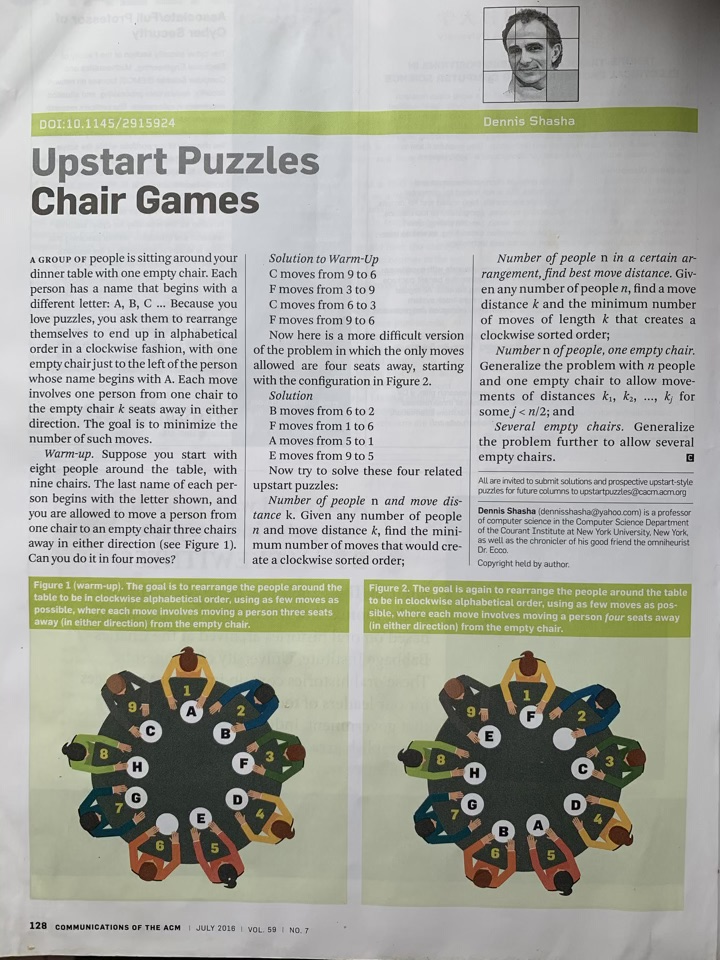
#> input picture images/text1.jpg, 720 x 960 px; its folder holds only this picture in this run
$ jupyter execute --allow-errors 'Separate text from background.ipynb'   (older library calls are emulated)
#> lines starting #> are read from the running program, lines starting #| are printed output that depends on the picture; after the words box and inside, x2 and y2 are one past the last pixel; in counts of white or black regions, pixels touching at a corner belong together
### utils.py
import cv2
from IPython import display
import PIL


def cv2_imshow(a):
  """A replacement for cv2.imshow() for use in Jupyter notebooks.
  Args:
    a : np.ndarray. shape (N, M) or (N, M, 1) is an NxM grayscale image. shape
      (N, M, 3) is an NxM BGR color image. shape (N, M, 4) is an NxM BGRA color
      image.
  """
  a = a.clip(0, 255).astype('uint8')
  # cv2 stores colors as BGR; convert to RGB
  if a.ndim == 3:
    if a.shape[2] == 4:
      a = cv2.cvtColor(a, cv2.COLOR_BGRA2RGBA)
    else:
      a = cv2.cvtColor(a, cv2.COLOR_BGR2RGB)
  display.display(PIL.Image.fromarray(a))

### Separate text from background.ipynb
[cell 1]
import numpy as np
import cv2
import imutils

from skimage.feature import peak_local_max
from skimage.morphology import watershed
from scipy import ndimage

from skimage import io
from matplotlib import pyplot as plt
from PIL import ImageEnhance, Image

from utils import cv2_imshow as imshow

[cell 2]
[t1, t2, t3, t4, t5, t6] = [cv2.imread(f"images/text{i}.jpg") for i in range(1, 7)]
#> t1 is the input picture: shape (960, 720, 3); mean B, G, R 162.8, 170.4, 169.3

[cell 3]
def separate_text(image, th, iterations=5, k_size=(9, 3), adaptiveTh=(15, 5)):
#> called with th = 150, iterations = 5, k_size = (9, 3), adaptiveTh = (11, 5)
    img = image.copy()
    img_final = image.copy()

    img2gray = cv2.cvtColor(img, cv2.COLOR_BGR2GRAY)
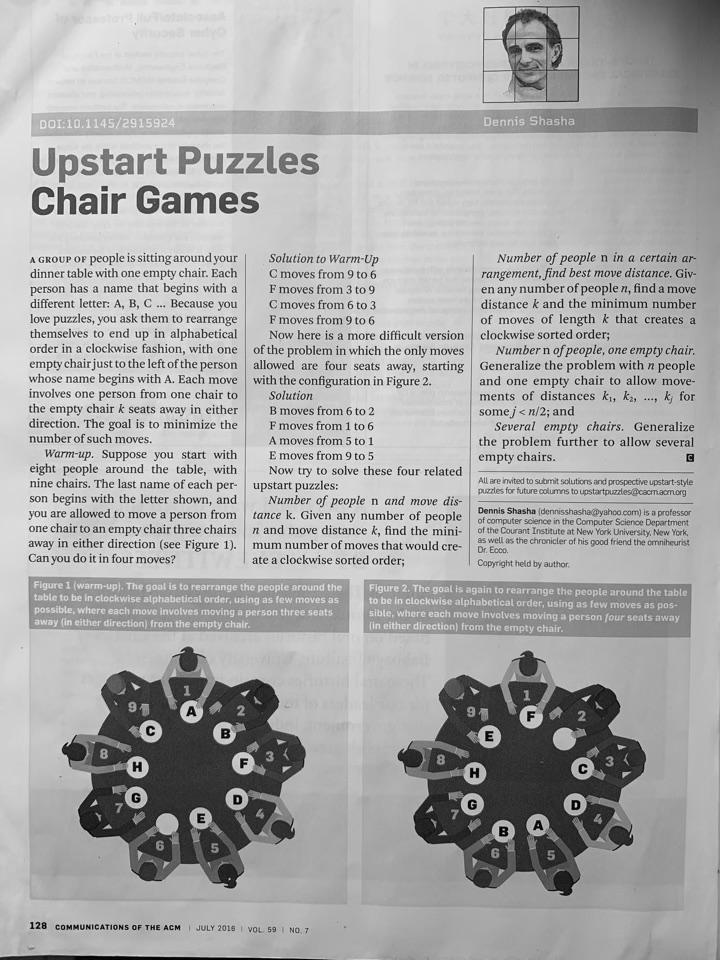
#> img2gray: shape (960, 720); min 0, max 254, mean 169.2
    ret, mask = cv2.threshold(img2gray, th, 255, cv2.THRESH_BINARY)
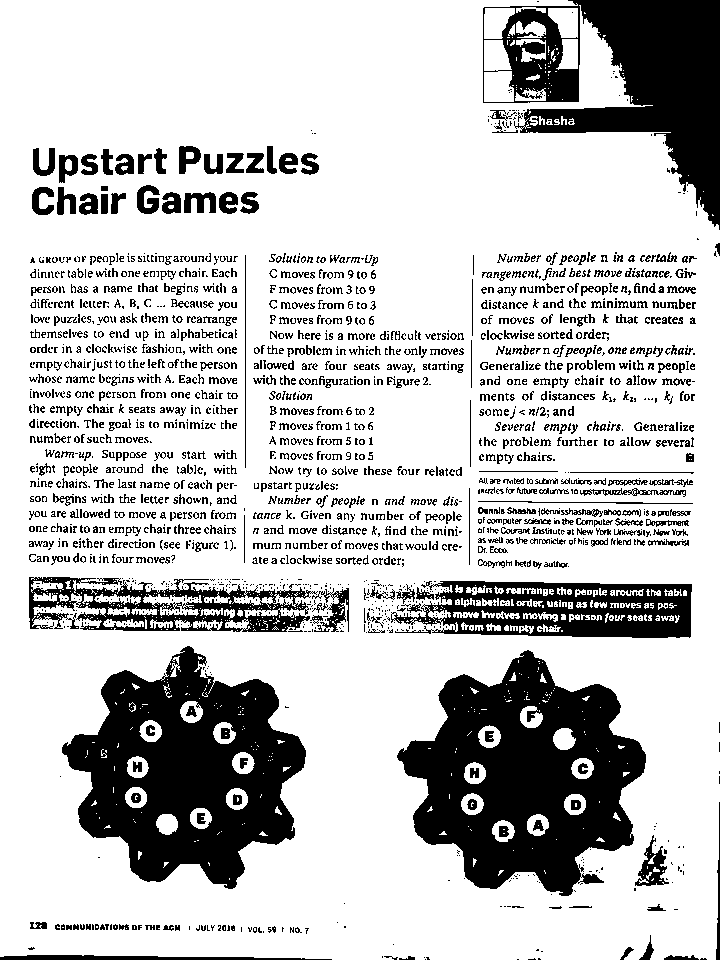
#> mask: shape (960, 720); 77% white; 2119 black regions (1180 under 20 px), largest, box (x1, y1, x2, y2) and area: (397, 650, 646, 896) 34816, (62, 646, 306, 889) 33086, (483, 0, 720, 230) 24407
#> ret = 150
    image_final = cv2.bitwise_and(img2gray, img2gray, mask=mask)
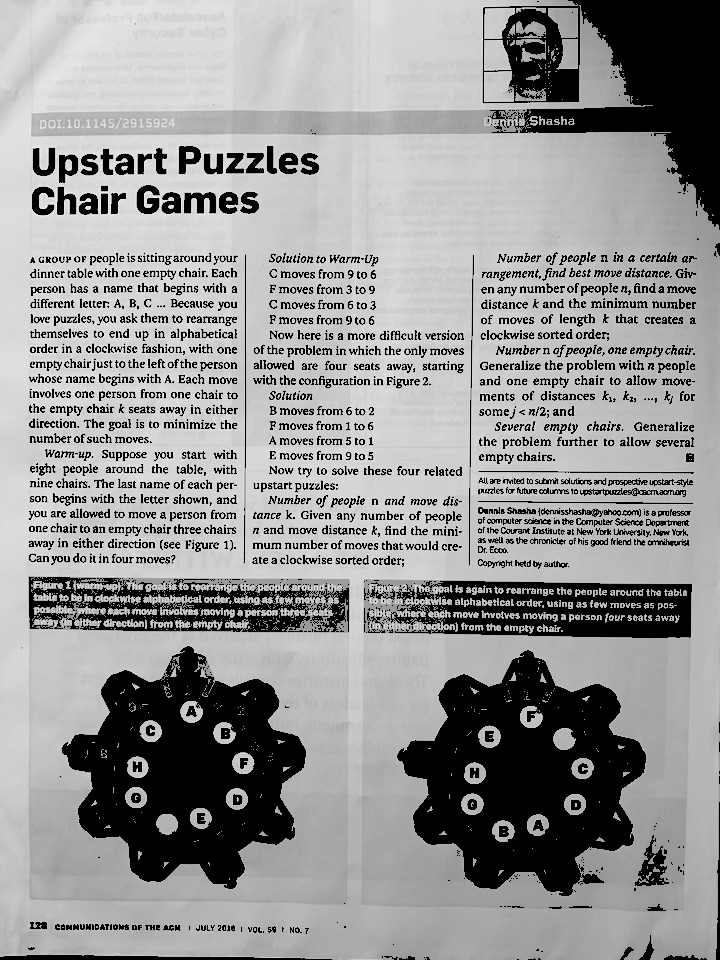
#> image_final: shape (960, 720); min 0, max 254, mean 148.2

    is_dark = np.mean(img2gray) < th
#> is_dark = False

    # for black text , cv.THRESH_BINARY_INV
    ret, new_img = cv2.threshold(
        image_final, 0, 255, cv2.THRESH_BINARY if is_dark else cv2.THRESH_BINARY_INV
    )

    # to manipulate the orientation of dilution,
    # large x means horizonatally dilating  more,
    # large y means vertically dilating more
    kernel = cv2.getStructuringElement(cv2.MORPH_CROSS, k_size)
    # dilate , more the iteration more the dilation
    dilated = cv2.dilate(new_img, kernel, iterations=iterations)
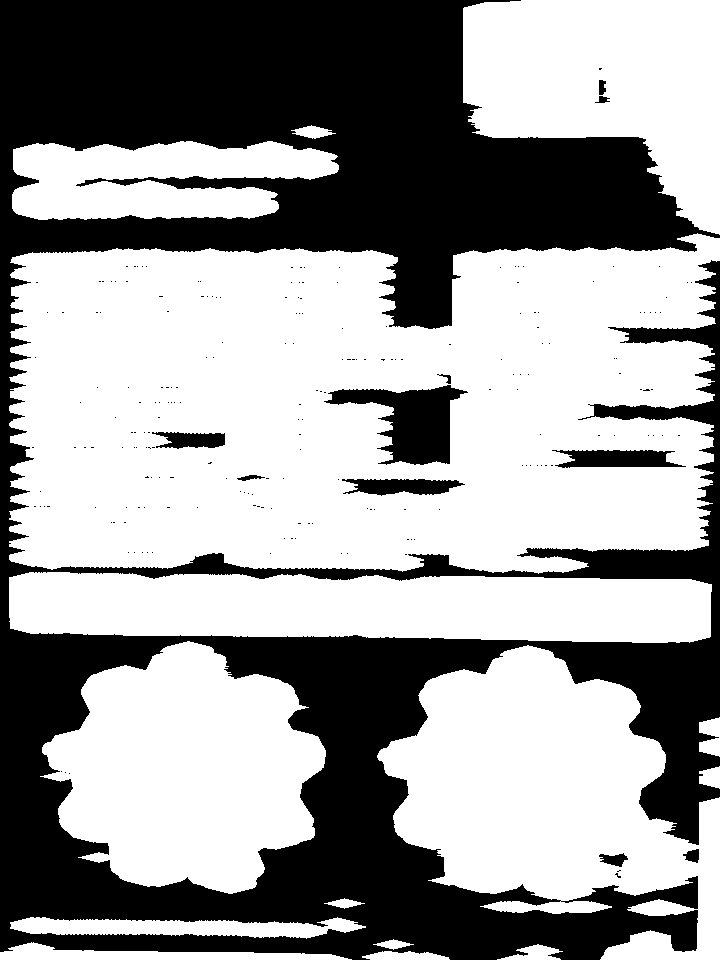
#> dilated: shape (960, 720); 61.2% white; 213 black regions (202 under 20 px)

    # findContours returns 2 variables for getting contours
    contours, hierarchy = cv2.findContours(
        dilated, cv2.RETR_EXTERNAL, cv2.CHAIN_APPROX_NONE
    )
#> contours = 15 contours; largest, box (x1, y1, x2, y2) and area: (9, 233, 720, 574) 207546, (377, 645, 720, 960) 61111, (40, 641, 326, 894) 48760, (9, 572, 712, 643) 42322, (463, 0, 720, 235) 39432

    result = np.full((img.shape[0], img.shape[1]), 255, dtype=np.uint8)

    for contour in contours:
        # get rectangle bounding contour
        [x, y, w, h] = cv2.boundingRect(contour)

        # Don't plot small false positives that aren't text
        r = float(cv2.countNonZero(mask[y : y + h, x : x + w])) / (w * h)
        if r < 0.45 or w < 5 or h < 5 or (np.abs(1 - w / h) < 0.1):
            continue

        rect = img2gray[y : y + h - 1, x : x + w - 1]
        if np.mean(rect) > np.median(rect) or is_dark:
            # Inverse image
            rect = 255 - rect

        rect_thresholded = cv2.adaptiveThreshold(
            rect, 255, cv2.ADAPTIVE_THRESH_GAUSSIAN_C, cv2.THRESH_BINARY, *adaptiveTh
        )

        result[y : y + h - 1, x : x + w - 1] = cv2.fastNlMeansDenoising(
            rect_thresholded, None, 60, 7, 15
        )
#> this loop made 15 passes
#> (x, y, w, h, r) on passes 1 to 12: (362, 951, 88, 9, 0.91), (497, 944, 66, 16, 0.978), (0, 942, 352, 18, 0.823), (373, 939, 41, 11, 0.998), (10, 917, 356, 22, 0.9), (324, 898, 41, 11, 0.998), (699, 766, 21, 23, 0.977), (699, 717, 21, 40, 0.975), (377, 645, 343, 315, 0.657), (40, 641, 286, 253, 0.534), (9, 572, 703, 71, 0.609), (9, 233, 711, 341, 0.854)
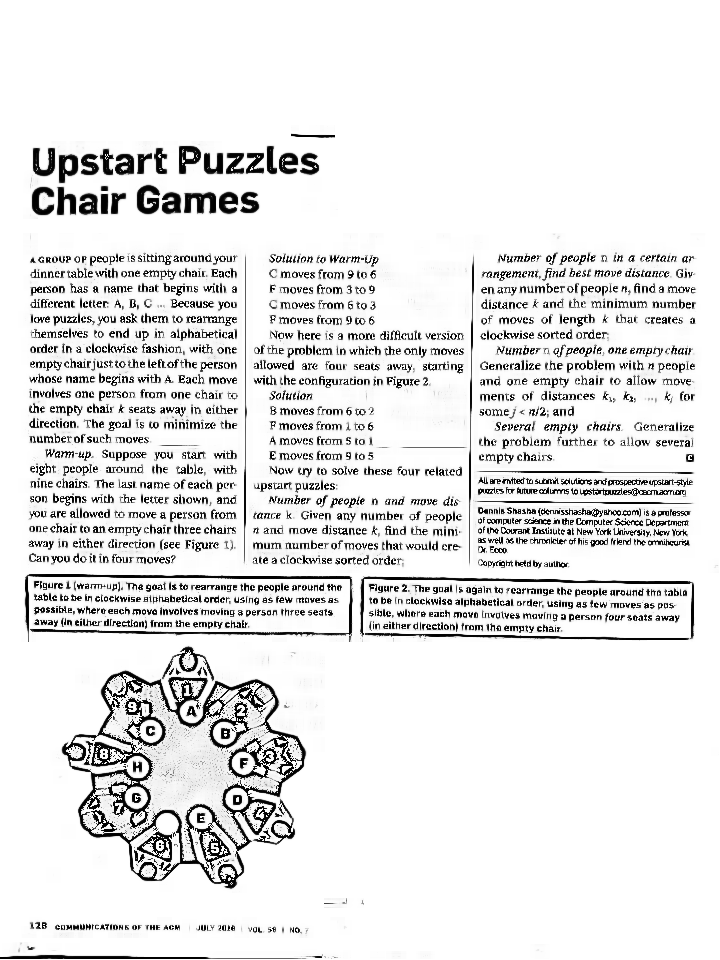
#> result: shape (960, 720); min 0, max 255, mean 230.7
    return result

#> (a cell that did not finish here is left out)

#> (a cell that did not finish here is left out)


#> (a cell that did not finish here is left out)


#> (a cell that did not finish here is left out)
